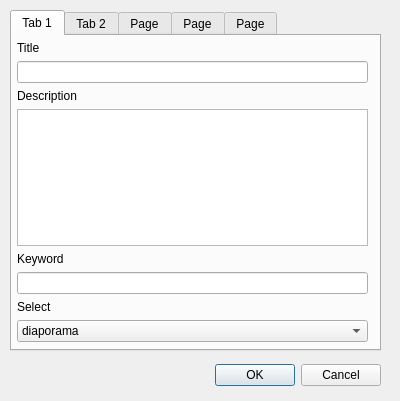
<?xml version="1.0" encoding="UTF-8"?>
<ui version="4.0">
 <class>OCC::InfoDirDialog</class>
 <widget class="QDialog" name="OCC::InfoDirDialog">
  <property name="geometry">
   <rect>
    <x>0</x>
    <y>0</y>
    <width>400</width>
    <height>401</height>
   </rect>
  </property>
  <property name="windowTitle">
   <string>Informations Mokapress</string>
  </property>
  <widget class="QTabWidget" name="tabWidget">
   <property name="geometry">
    <rect>
     <x>10</x>
     <y>10</y>
     <width>371</width>
     <height>341</height>
    </rect>
   </property>
   <property name="currentIndex">
    <number>0</number>
   </property>
   <widget class="QWidget" name="tab">
    <property name="whatsThis">
     <string/>
    </property>
    <attribute name="title">
     <string>Tab 1</string>
    </attribute>
    <widget class="QWidget" name="verticalLayoutWidget">
     <property name="geometry">
      <rect>
       <x>0</x>
       <y>0</y>
       <width>361</width>
       <height>311</height>
      </rect>
     </property>
     <layout class="QVBoxLayout" name="verticalLayout">
      <property name="leftMargin">
       <number>5</number>
      </property>
      <property name="topMargin">
       <number>5</number>
      </property>
      <property name="rightMargin">
       <number>5</number>
      </property>
      <property name="bottomMargin">
       <number>5</number>
      </property>
      <item>
       <widget class="QLabel" name="titleLabel_1">
        <property name="text">
         <string>Title</string>
        </property>
       </widget>
      </item>
      <item>
       <widget class="QLineEdit" name="TitleLineEdit_1"/>
      </item>
      <item>
       <widget class="QLabel" name="descrLabel_1">
        <property name="text">
         <string>Description</string>
        </property>
       </widget>
      </item>
      <item>
       <widget class="QTextEdit" name="descrTextEdit_1"/>
      </item>
      <item>
       <widget class="QLabel" name="keywordLabel_1">
        <property name="text">
         <string>Keyword</string>
        </property>
       </widget>
      </item>
      <item>
       <widget class="QLineEdit" name="keywordLineEdit_1"/>
      </item>
      <item>
       <widget class="QLabel" name="selectLabel_1">
        <property name="text">
         <string>Select</string>
        </property>
       </widget>
      </item>
      <item>
       <widget class="QComboBox" name="selectComboBox_1">
        <item>
         <property name="text">
          <string>diaporama</string>
         </property>
        </item>
        <item>
         <property name="text">
          <string>slide</string>
         </property>
        </item>
       </widget>
      </item>
     </layout>
    </widget>
   </widget>
   <widget class="QWidget" name="tab_2">
    <attribute name="title">
     <string>Tab 2</string>
    </attribute>
    <widget class="QWidget" name="verticalLayoutWidget_2">
     <property name="geometry">
      <rect>
       <x>0</x>
       <y>0</y>
       <width>361</width>
       <height>311</height>
      </rect>
     </property>
     <layout class="QVBoxLayout" name="verticalLayout_2">
      <property name="leftMargin">
       <number>5</number>
      </property>
      <property name="topMargin">
       <number>5</number>
      </property>
      <property name="rightMargin">
       <number>5</number>
      </property>
      <property name="bottomMargin">
       <number>5</number>
      </property>
      <item>
       <widget class="QLabel" name="titleLabel_2">
        <property name="text">
         <string>Title</string>
        </property>
       </widget>
      </item>
      <item>
       <widget class="QLineEdit" name="TitleLineEdit_2"/>
      </item>
      <item>
       <widget class="QLabel" name="descrLabel_2">
        <property name="text">
         <string>Description</string>
        </property>
       </widget>
      </item>
      <item>
       <widget class="QTextEdit" name="descrTextEdit_2"/>
      </item>
      <item>
       <widget class="QLabel" name="keywordLabel_2">
        <property name="text">
         <string>Keyword</string>
        </property>
       </widget>
      </item>
      <item>
       <widget class="QLineEdit" name="keywordLineEdit_2"/>
      </item>
      <item>
       <widget class="QLabel" name="selectLabel_2">
        <property name="text">
         <string>Select</string>
        </property>
       </widget>
      </item>
      <item>
       <widget class="QComboBox" name="selectComboBox_2">
        <item>
         <property name="text">
          <string>diaporama</string>
         </property>
        </item>
        <item>
         <property name="text">
          <string>slide</string>
         </property>
        </item>
       </widget>
      </item>
     </layout>
    </widget>
   </widget>
   <widget class="QWidget" name="tab_3">
    <attribute name="title">
     <string>Page</string>
    </attribute>
    <widget class="QWidget" name="verticalLayoutWidget_3">
     <property name="geometry">
      <rect>
       <x>0</x>
       <y>0</y>
       <width>361</width>
       <height>311</height>
      </rect>
     </property>
     <layout class="QVBoxLayout" name="verticalLayout_3">
      <property name="leftMargin">
       <number>5</number>
      </property>
      <property name="topMargin">
       <number>5</number>
      </property>
      <property name="rightMargin">
       <number>5</number>
      </property>
      <property name="bottomMargin">
       <number>5</number>
      </property>
      <item>
       <widget class="QLabel" name="titleLabel_3">
        <property name="text">
         <string>Title</string>
        </property>
       </widget>
      </item>
      <item>
       <widget class="QLineEdit" name="TitleLineEdit_3"/>
      </item>
      <item>
       <widget class="QLabel" name="descrLabel_3">
        <property name="text">
         <string>Description</string>
        </property>
       </widget>
      </item>
      <item>
       <widget class="QTextEdit" name="descrTextEdit_3"/>
      </item>
      <item>
       <widget class="QLabel" name="keywordLabel_3">
        <property name="text">
         <string>Keyword</string>
        </property>
       </widget>
      </item>
      <item>
       <widget class="QLineEdit" name="keywordLineEdit_3"/>
      </item>
      <item>
       <widget class="QLabel" name="selectLabel_3">
        <property name="text">
         <string>Select</string>
        </property>
       </widget>
      </item>
      <item>
       <widget class="QComboBox" name="selectComboBox_3">
        <item>
         <property name="text">
          <string>diaporama</string>
         </property>
        </item>
        <item>
         <property name="text">
          <string>slide</string>
         </property>
        </item>
       </widget>
      </item>
     </layout>
    </widget>
   </widget>
   <widget class="QWidget" name="tab_4">
    <attribute name="title">
     <string>Page</string>
    </attribute>
    <widget class="QWidget" name="verticalLayoutWidget_4">
     <property name="geometry">
      <rect>
       <x>0</x>
       <y>0</y>
       <width>361</width>
       <height>311</height>
      </rect>
     </property>
     <layout class="QVBoxLayout" name="verticalLayout_4">
      <property name="leftMargin">
       <number>5</number>
      </property>
      <property name="topMargin">
       <number>5</number>
      </property>
      <property name="rightMargin">
       <number>5</number>
      </property>
      <property name="bottomMargin">
       <number>5</number>
      </property>
      <item>
       <widget class="QLabel" name="titleLabel_4">
        <property name="text">
         <string>Title</string>
        </property>
       </widget>
      </item>
      <item>
       <widget class="QLineEdit" name="TitleLineEdit_4"/>
      </item>
      <item>
       <widget class="QLabel" name="descrLabel_4">
        <property name="text">
         <string>Description</string>
        </property>
       </widget>
      </item>
      <item>
       <widget class="QTextEdit" name="descrTextEdit_4"/>
      </item>
      <item>
       <widget class="QLabel" name="keywordLabel_4">
        <property name="text">
         <string>Keyword</string>
        </property>
       </widget>
      </item>
      <item>
       <widget class="QLineEdit" name="keywordLineEdit_4"/>
      </item>
      <item>
       <widget class="QLabel" name="selectLabel_4">
        <property name="text">
         <string>Select</string>
        </property>
       </widget>
      </item>
      <item>
       <widget class="QComboBox" name="selectComboBox_4">
        <item>
         <property name="text">
          <string>diaporama</string>
         </property>
        </item>
        <item>
         <property name="text">
          <string>slide</string>
         </property>
        </item>
       </widget>
      </item>
     </layout>
    </widget>
   </widget>
   <widget class="QWidget" name="tab_5">
    <attribute name="title">
     <string>Page</string>
    </attribute>
    <widget class="QWidget" name="verticalLayoutWidget_5">
     <property name="geometry">
      <rect>
       <x>0</x>
       <y>0</y>
       <width>361</width>
       <height>311</height>
      </rect>
     </property>
     <layout class="QVBoxLayout" name="verticalLayout_5">
      <property name="leftMargin">
       <number>5</number>
      </property>
      <property name="topMargin">
       <number>5</number>
      </property>
      <property name="rightMargin">
       <number>5</number>
      </property>
      <property name="bottomMargin">
       <number>5</number>
      </property>
      <item>
       <widget class="QLabel" name="titleLabel_5">
        <property name="text">
         <string>Title</string>
        </property>
       </widget>
      </item>
      <item>
       <widget class="QLineEdit" name="TitleLineEdit_5"/>
      </item>
      <item>
       <widget class="QLabel" name="descrLabel_5">
        <property name="text">
         <string>Description</string>
        </property>
       </widget>
      </item>
      <item>
       <widget class="QTextEdit" name="descrTextEdit_5"/>
      </item>
      <item>
       <widget class="QLabel" name="keywordLabel_5">
        <property name="text">
         <string>Keyword</string>
        </property>
       </widget>
      </item>
      <item>
       <widget class="QLineEdit" name="keywordLineEdit_5"/>
      </item>
      <item>
       <widget class="QLabel" name="selectLabel_5">
        <property name="text">
         <string>Select</string>
        </property>
       </widget>
      </item>
      <item>
       <widget class="QComboBox" name="selectComboBox_5">
        <item>
         <property name="text">
          <string>diaporama</string>
         </property>
        </item>
        <item>
         <property name="text">
          <string>slide</string>
         </property>
        </item>
       </widget>
      </item>
     </layout>
    </widget>
   </widget>
  </widget>
  <widget class="QDialogButtonBox" name="buttonBox">
   <property name="geometry">
    <rect>
     <x>30</x>
     <y>360</y>
     <width>351</width>
     <height>31</height>
    </rect>
   </property>
   <property name="orientation">
    <enum>Qt::Horizontal</enum>
   </property>
   <property name="standardButtons">
    <set>QDialogButtonBox::Cancel|QDialogButtonBox::Ok</set>
   </property>
  </widget>
 </widget>
 <resources/>
 <connections/>
</ui>
